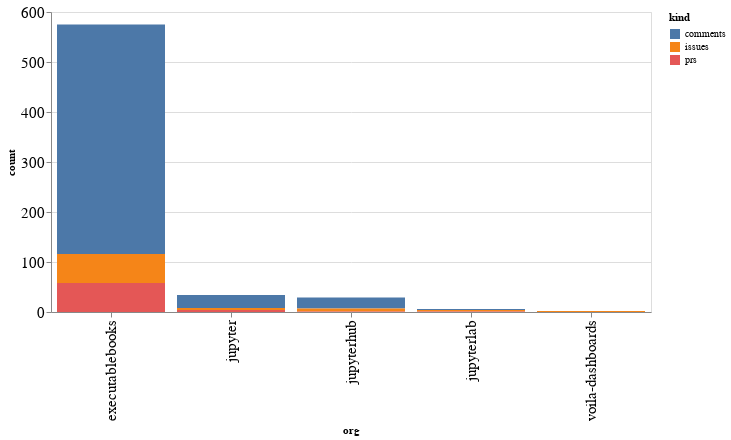

Notebook source saved alongside this figure:
### Code cell
alt.Chart(org_summaries, width=600).mark_bar().encode(
    x='org',
    y='count',
    color='kind',
    tooltip="org"
)

### Figure 1 — Vega-Lite specification as saved in the notebook (floating-point values rounded to 4 significant figures)
{"config": {"axisLeft": {"labelFontSize": 15}, "axisBottom": {"labelFontSize": 15}}, "data": {"name": "data-5a913747f449e512987639901b72882b"}, "mark": "bar", "encoding": {"color": {"type": "nominal", "field": "kind"}, "tooltip": {"type": "nominal", "field": "org"}, "x": {"type": "nominal", "field": "org"}, "y": {"type": "quantitative", "field": "count"}}, "width": 600, "$schema": "https://vega.github.io/schema/vega-lite/v4.8.1.json", "datasets": {"data-5a913747f449e512987639901b72882b": [{"org": "executablebooks", "kind": "comments", "count": 459}, {"org": "executablebooks", "kind": "issues", "count": 58}, {"org": "executablebooks", "kind": "prs", "count": 58}, {"org": "jupyter", "kind": "comments", "count": 26}, {"org": "jupyter", "kind": "issues", "count": 4}, {"org": "jupyter", "kind": "prs", "count": 4}, {"org": "jupyterhub", "kind": "comments", "count": 22}, {"org": "jupyterhub", "kind": "issues", "count": 6}, {"org": "jupyterhub", "kind": "prs", "count": 1}, {"org": "jupyterlab", "kind": "comments", "count": 2}, {"org": "jupyterlab", "kind": "issues", "count": 3}, {"org": "jupyterlab", "kind": "prs", "count": 1}, {"org": "voila-dashboards", "kind": "issues", "count": 2}]}}
